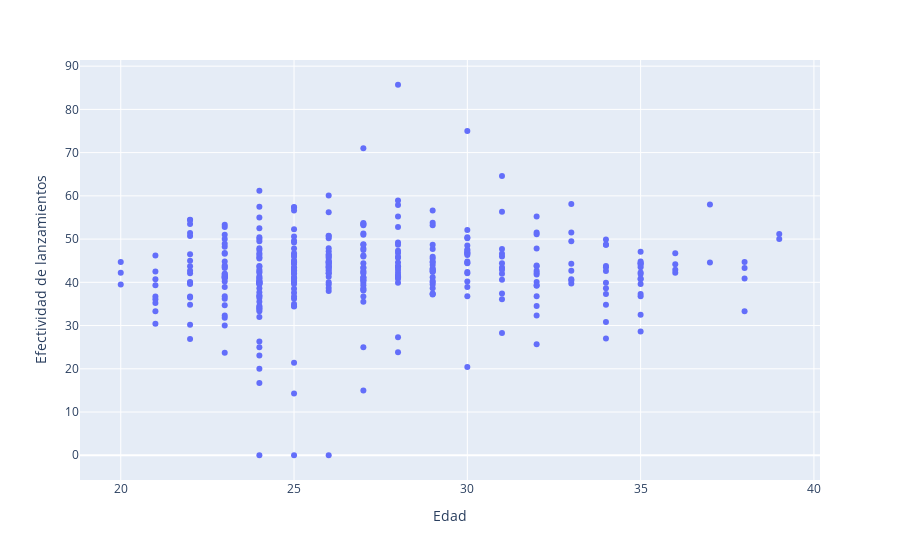

The cell this chart's notebook holds for it:
### Markdown cell above
### **3.1. Diagrama de dispersión: `scatter`**
---

La primera visualización común es el **diagrama de dispersión**, discutido en unidades anteriores. Para esto, se utiliza el método **`px.scatter`** con configuraciones que funcionan como se esperaría en librerías como *Matplotlib* o *Seaborn*. En este caso, usaremos dos variables del conjunto de datos de la liga de baloncesto americana *NBA*:

### Code cell
px.scatter(nba_df,        # Nombre del dataframe
                 x='Age',       # Eje x: variable de la edad del jugador
                 y='FG%',       # Eje y: variable de "efectividad" del jugador (anotaciones / intentos)
                 labels = {'Age': 'Edad', 'FG%': 'Efectividad de lanzamientos'} # Etiquetas visibles para cada variable, en forma de diccionario.
                )

### Figure 1 — Plotly figure (JSON) as saved in the notebook; plotly's stock layout.template omitted (floating-point values rounded to 4 significant figures; data arrays with more than 128 entries replaced by an {"elided": "..."} marker saying what was removed)
{"data": [{"hovertemplate": "Edad=%{x}<br>Efectividad de lanzamientos=%{y}<extra></extra>", "legendgroup": "", "marker": {"color": "#636efa", "symbol": "circle"}, "mode": "markers", "name": "", "orientation": "v", "showlegend": false, "type": "scatter", "x": {"elided": "350 int values"}, "xaxis": "x", "y": {"elided": "350 float values"}, "yaxis": "y"}], "layout": {"legend": {"tracegroupgap": 0}, "margin": {"t": 60}, "xaxis": {"anchor": "y", "domain": [0, 1], "title": {"text": "Edad"}}, "yaxis": {"anchor": "x", "domain": [0, 1], "title": {"text": "Efectividad de lanzamientos"}}}}
